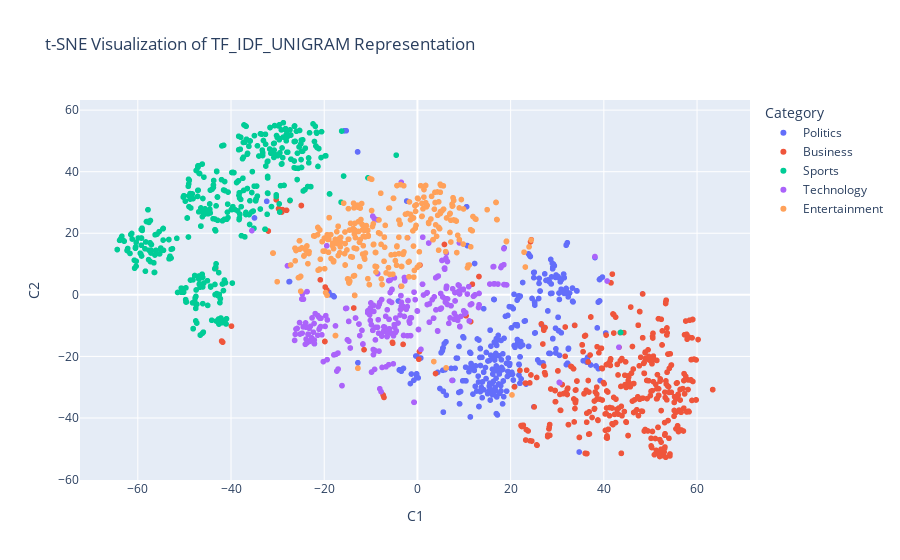

Notebook code cell kept with this figure:
### Markdown cell above
## TSNE VISUALISATION OF TF_IDF UNIGRAM VECTORS

### Code cell
# Apply t-SNE on X_train_tf_idf_uni
tsne = TSNE(n_components=2, random_state=42)  
tsne_features = tsne.fit_transform(X_train_tf_idf_uni)  

# Convert to DataFrame
tsne_df = pd.DataFrame(tsne_features, columns=["C1", "C2"])

# Reset index to align with X_train_preprocessed
X_train_preprocessed = X_train_preprocessed.reset_index(drop=True)

# Decode category labels using LabelEncoder
tsne_df["Category"] = label_encoder.inverse_transform(y_train_tf_idf_uni)  

# Ensure correct color matching
tsne_df["Category"] = pd.Categorical(tsne_df["Category"], categories=category_labels, ordered=True)

# for hover purpose - 1st hunderd characters of the article
tsne_df["Article_100"] = X_train_preprocessed["Article"].str[:100]  

# Plot t-SNE visualization
fig = px.scatter(tsne_df, 
                 x="C1", 
                 y="C2", 
                 hover_data=["Article_100"], 
                 title="t-SNE Visualization of TF_IDF_UNIGRAM Representation", 
                 color="Category")  

fig.show()

### Figure 1 — Plotly figure (JSON) as saved in the notebook; plotly's stock layout.template omitted (floating-point values rounded to 4 significant figures; data arrays with more than 128 entries replaced by an {"elided": "..."} marker saying what was removed)
{"data": [{"customdata": {"elided": "322x1 str values"}, "hovertemplate": "Category=Politics<br>C1=%{x}<br>C2=%{y}<br>Article_100=%{customdata[0]}<extra></extra>", "legendgroup": "Politics", "marker": {"color": "#636efa", "symbol": "circle"}, "mode": "markers", "name": "Politics", "showlegend": true, "type": "scattergl", "x": {"elided": "322 float values"}, "xaxis": "x", "y": {"elided": "322 float values"}, "yaxis": "y"}, {"customdata": {"elided": "402x1 str values"}, "hovertemplate": "Category=Business<br>C1=%{x}<br>C2=%{y}<br>Article_100=%{customdata[0]}<extra></extra>", "legendgroup": "Business", "marker": {"color": "#EF553B", "symbol": "circle"}, "mode": "markers", "name": "Business", "showlegend": true, "type": "scattergl", "x": {"elided": "402 float values"}, "xaxis": "x", "y": {"elided": "402 float values"}, "yaxis": "y"}, {"customdata": {"elided": "403x1 str values"}, "hovertemplate": "Category=Sports<br>C1=%{x}<br>C2=%{y}<br>Article_100=%{customdata[0]}<extra></extra>", "legendgroup": "Sports", "marker": {"color": "#00cc96", "symbol": "circle"}, "mode": "markers", "name": "Sports", "showlegend": true, "type": "scattergl", "x": {"elided": "403 float values"}, "xaxis": "x", "y": {"elided": "403 float values"}, "yaxis": "y"}, {"customdata": {"elided": "278x1 str values"}, "hovertemplate": "Category=Technology<br>C1=%{x}<br>C2=%{y}<br>Article_100=%{customdata[0]}<extra></extra>", "legendgroup": "Technology", "marker": {"color": "#ab63fa", "symbol": "circle"}, "mode": "markers", "name": "Technology", "showlegend": true, "type": "scattergl", "x": {"elided": "278 float values"}, "xaxis": "x", "y": {"elided": "278 float values"}, "yaxis": "y"}, {"customdata": {"elided": "295x1 str values"}, "hovertemplate": "Category=Entertainment<br>C1=%{x}<br>C2=%{y}<br>Article_100=%{customdata[0]}<extra></extra>", "legendgroup": "Entertainment", "marker": {"color": "#FFA15A", "symbol": "circle"}, "mode": "markers", "name": "Entertainment", "showlegend": true, "type": "scattergl", "x": {"elided": "295 float values"}, "xaxis": "x", "y": {"elided": "295 float values"}, "yaxis": "y"}], "layout": {"legend": {"title": {"text": "Category"}, "tracegroupgap": 0}, "title": {"text": "t-SNE Visualization of TF_IDF_UNIGRAM Representation"}, "xaxis": {"anchor": "y", "domain": [0, 1], "title": {"text": "C1"}}, "yaxis": {"anchor": "x", "domain": [0, 1], "title": {"text": "C2"}}}}
